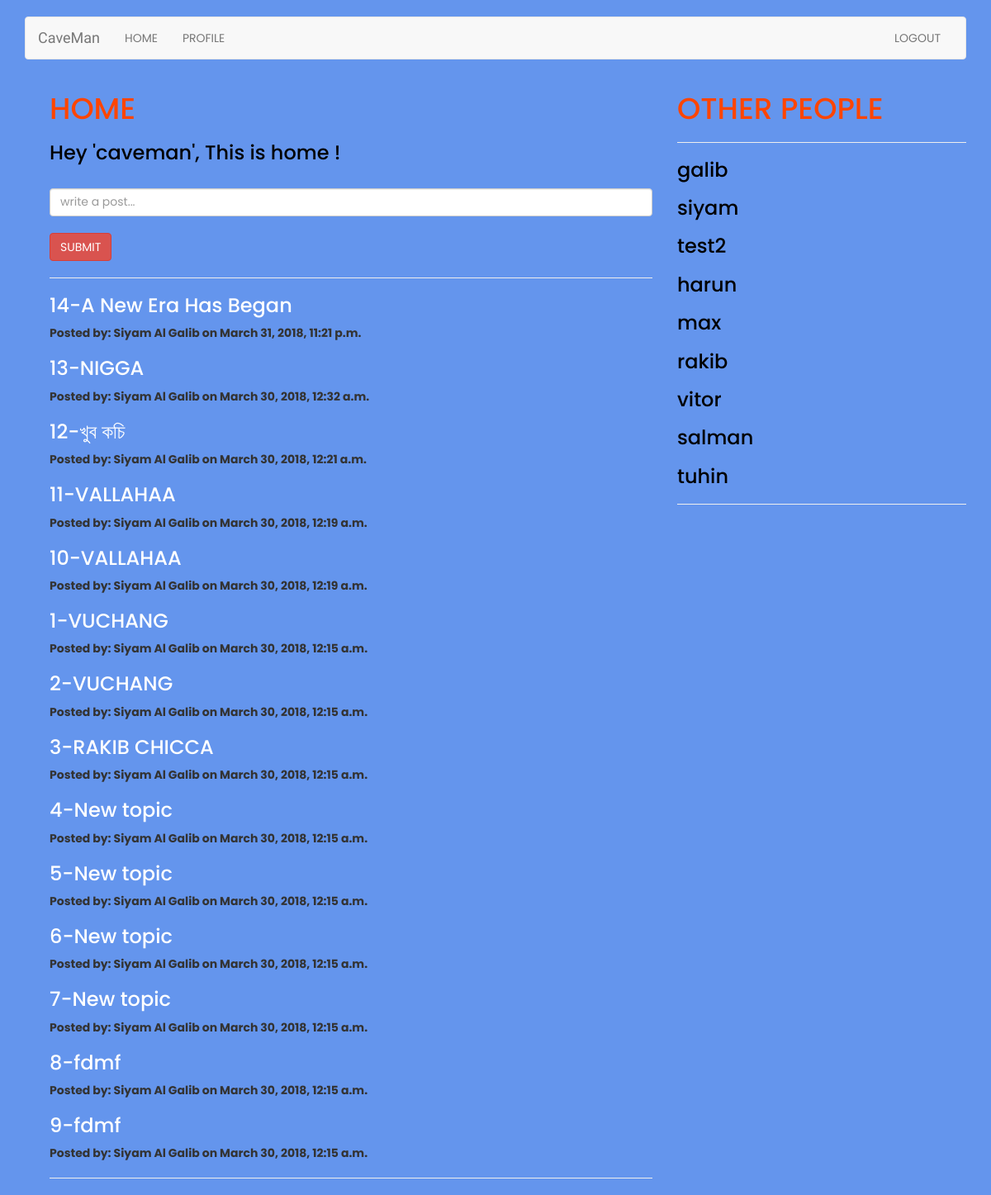
/home/ (signed in), run on the app's committed database.
### home/models.py (models this page shows, shortened)
class Post(models.Model):
    post = models.CharField(max_length=500)
    user = models.ForeignKey(User)
    created = models.DateTimeField(auto_now_add=True)
    updated = models.DateTimeField(auto_now_add=True)

### home/views.py (the view, shortened to what this page needs)
class HomeView(TemplateView):
    template_name = 'home.html'
    def get(self, request, *args, **kwargs):
        form = HomeForm()
        posts = Post.objects.all().order_by('-created')
        users = User.objects.exclude(id=request.user.id)
        context = {'form': form, 'posts': posts, 'users': users}
        return render(request, self.template_name, context)

### home/forms.py
class HomeForm(forms.ModelForm):
    post = forms.CharField(widget=forms.TextInput(
        attrs={
            'class': 'form-control',
            'placeholder': 'write a post...',
        }
    ))
    class Meta:
        model = Post
        fields = ('post', )

### home/templates/home.html (shortened to what this page needs)
{% extends 'base.html' %}
{% block body %}
<div class="container">
    <div class="container container-fluid">
        <div class="col-md-8">
            <h1 style="color: orangered">HOME</h1>
            <h3 style="color: black">Hey '{{ user }}', This is home !</h3>
            <br>
            <form method="post">
                {{ form.post }}
                <br>
                <button type="submit" class="btn btn-danger">
                    SUBMIT
                </button>
            </form>
            <hr>
            {% for post in posts %}
                <h3 style="color: white">{{ post.pk }}-{{ post.post }}</h3>
                <p><b>Posted by: {{ post.user.get_full_name }} on {{ post.created }}</b></p>
            {% endfor %}
            <hr>
        </div>
        <div class="col-md-4">
            <h1 style="color: orangered">OTHER PEOPLE</h1>
            <hr>
            {% for user in users %}
                <a href="{% url 'accounts:view-profile' user.pk %}">
                    <h3 style="color: black">{{ user.username }}</h3>
                </a>
            {% endfor %}
            <hr>
        </div>
    </div>
</div>
{% endblock %}

### accounts/static/accounts/style.css (style rules this page uses)
body { background-color: cornflowerblue; font-family: 'Poppins', sans-serif; }

### data on the page
Post: pk "14", post "A New Era Has Began", user.get_full_name "Siyam Al Galib", created "March 31, 2018, 11:21 p.m."
Post: pk "13", post "NIGGA", user.get_full_name "Siyam Al Galib", created "March 30, 2018, 12:32 a.m."
Post: pk "12", post "খুব কচি", user.get_full_name "Siyam Al Galib", created "March 30, 2018, 12:21 a.m."
Post: pk "11", post "VALLAHAA", user.get_full_name "Siyam Al Galib", created "March 30, 2018, 12:19 a.m."
Post: pk "10", post "VALLAHAA", user.get_full_name "Siyam Al Galib", created "March 30, 2018, 12:19 a.m."
Post: pk "1", post "VUCHANG", user.get_full_name "Siyam Al Galib", created "March 30, 2018, 12:15 a.m."
Post: pk "2", post "VUCHANG", user.get_full_name "Siyam Al Galib", created "March 30, 2018, 12:15 a.m."
Post: pk "3", post "RAKIB CHICCA", user.get_full_name "Siyam Al Galib", created "March 30, 2018, 12:15 a.m."
Post: pk "4", post "New topic", user.get_full_name "Siyam Al Galib", created "March 30, 2018, 12:15 a.m."
Post: pk "5", post "New topic", user.get_full_name "Siyam Al Galib", created "March 30, 2018, 12:15 a.m."
Post: pk "6", post "New topic", user.get_full_name "Siyam Al Galib", created "March 30, 2018, 12:15 a.m."
Post: pk "7", post "New topic", user.get_full_name "Siyam Al Galib", created "March 30, 2018, 12:15 a.m."
Post: pk "8", post "fdmf", user.get_full_name "Siyam Al Galib", created "March 30, 2018, 12:15 a.m."
Post: pk "9", post "fdmf", user.get_full_name "Siyam Al Galib", created "March 30, 2018, 12:15 a.m."

### other printed values
{{ user }} "caveman"
{{ user.username }} "galib"
{{ user.username }} "siyam"
{{ user.username }} "test2"
{{ user.username }} "harun"
{{ user.username }} "max"
{{ user.username }} "rakib"
{{ user.username }} "vitor"
{{ user.username }} "salman"
{{ user.username }} "tuhin"
